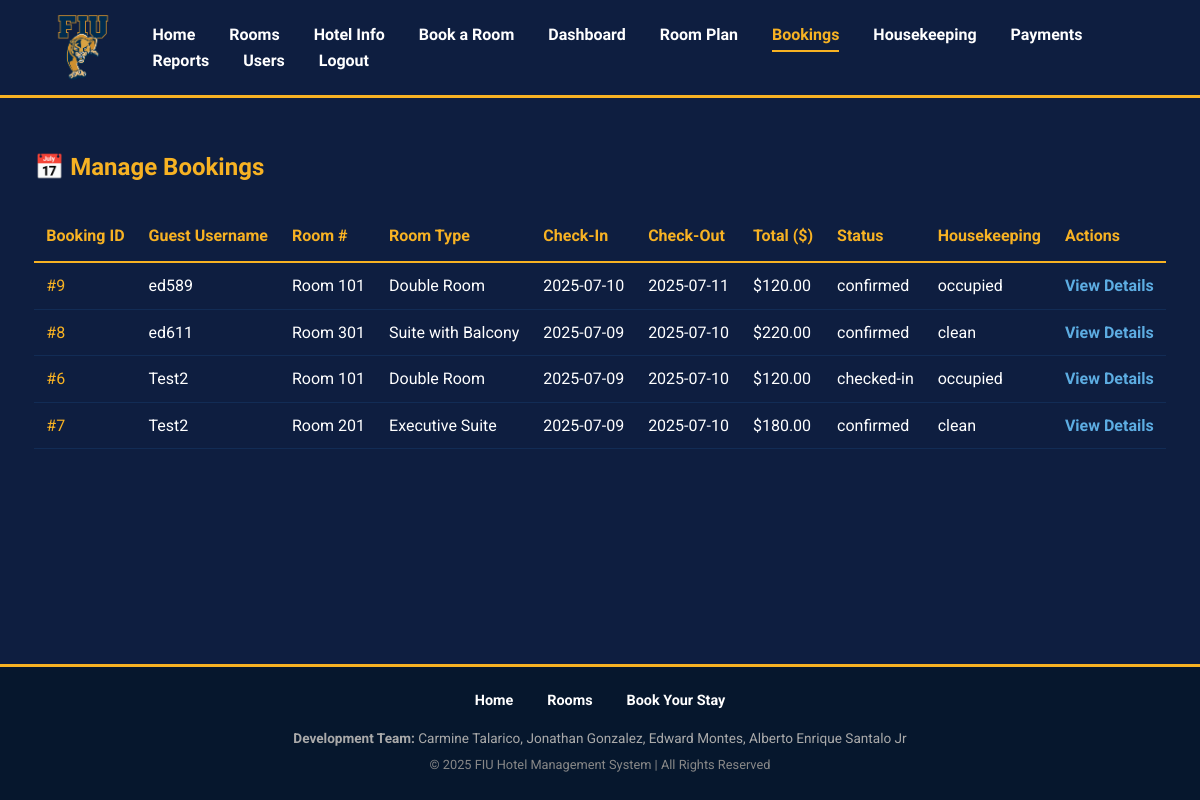
The app's page /admin_bookings.php (signed in) with its own data.
### tables this page shows
CREATE TABLE `bookings` (
  `id` int(11) NOT NULL,
  `user_id` int(11) NOT NULL,
  `room_id` int(11) NOT NULL,
  `check_in` date NOT NULL,
  `check_out` date NOT NULL,
  `total_price` decimal(10,2) DEFAULT 0.00,
  `status` enum('confirmed','checked-in','checked-out','cancelled') NOT NULL DEFAULT 'confirmed',
  `confirmation_number` varchar(20) NOT NULL,
  `source` varchar(50) NOT NULL DEFAULT 'Online',
  `created_at` timestamp NOT NULL DEFAULT current_timestamp()
);

CREATE TABLE `users` (
  `id` int(11) NOT NULL,
  `username` varchar(50) NOT NULL,
  `password` varchar(255) NOT NULL,
  `role` enum('admin','guest','friend') NOT NULL DEFAULT 'friend',
  `full_name` varchar(100) DEFAULT NULL,
  `email` varchar(100) DEFAULT NULL,
  `phone` varchar(20) DEFAULT NULL
);

CREATE TABLE `rooms` (
  `id` int(11) NOT NULL,
  `room_type` varchar(50) NOT NULL,
  `room_number` varchar(10) NOT NULL,
  `capacity` int(11) DEFAULT 2,
  `image_path` varchar(255) DEFAULT NULL,
  `status` enum('available','booked','maintenance') DEFAULT 'available',
  `housekeeping_status` enum('clean','dirty','maintenance','occupied') NOT NULL DEFAULT 'dirty'
);

### public/admin_bookings.php (the view, shortened to what this page needs)
<?php
require_once __DIR__ . '/../config/db.php';
require_once __DIR__ . '/../includes/header.php';
$sql = "SELECT b.id AS booking_id, u.username, r.room_number, r.room_type, r.housekeeping_status, b.check_in, b.check_out, b.total_price, b.status FROM bookings b JOIN users u ON b.user_id = u.id JOIN rooms r ON b.room_id = r.id ORDER BY b.check_in DESC";
$result = $conn->query($sql);
?>
<h2>📅 Manage Bookings</h2>
<table class="data-table">
    <thead>
        <tr>
            <th>Booking ID</th>
            <th>Guest Username</th>
            <th>Room #</th>
            <th>Room Type</th>
            <th>Check-In</th>
            <th>Check-Out</th>
            <th>Total ($)</th>
            <th>Status</th>
            <th>Housekeeping</th>
            <th>Actions</th>
        </tr>
    </thead>
    <tbody>
        <?php while ($row = $result->fetch_assoc()):
            $status_class = '';
            if ($row['status'] === 'cancelled') {
                $status_class = 'status-cancelled';
            } elseif ($row['status'] === 'checked-in') {
                $status_class = 'status-checked-in';
            }
        ?>
            <tr>
                <td>
                    <a href="admin_booking_detail.php?booking_id=<?= $row['booking_id'] ?>">
                        #<?= $row['booking_id'] ?>
                    </a>
                </td>
                <td><?= htmlspecialchars($row['username']) ?></td>
                <td>Room <?= htmlspecialchars($row['room_number']) ?></td>
                <td><?= htmlspecialchars($row['room_type']) ?></td>
                <td><?= htmlspecialchars($row['check_in']) ?></td>
                <td><?= htmlspecialchars($row['check_out']) ?></td>
                <td>$<?= number_format($row['total_price'], 2) ?></td>
                <td class="text-capitalize <?= $status_class ?>">
                    <?= htmlspecialchars($row['status'] ?? 'N/A') ?>
                </td>
                <td class="text-capitalize">
                    <?= htmlspecialchars($row['housekeeping_status'] ?? 'unknown') ?>
                </td>
                <td>
                    <a class="btn-link-style" href="admin_booking_detail.php?booking_id=<?= $row['booking_id'] ?>">View Details</a>
                </td>
            </tr>
        <?php endwhile; ?>
    </tbody>
</table>
<?php require_once __DIR__ . '/../includes/footer.php'; ?>

### public/assets/css/style.css (style rules this page uses)
body, h1, h2, h3, p, a, ul, li, table, input, select, button, textarea, label { margin: 0; padding: 0; box-sizing: border-box; font-family: 'Roboto', sans-serif; }
body { background-color: #0E1E40; color: #ffffff; line-height: 1.6; display: flex; flex-direction: column; min-height: 100vh; }
h1, h2, h3 { font-family: 'Orbitron', sans-serif; color: #F7B223; margin-bottom: 1rem; }
a { color: #F7B223; text-decoration: none; }
.btn-link-style { color: #5dade2; background: none; border: none; padding: 0; font-weight: bold; }
.data-table { width: 100%; border-collapse: collapse; margin-top: 25px; color: #ffffff; background-color: transparent; }
.data-table th { color: #F7B223; padding: 12px; text-align: left; border-bottom: 2px solid #F7B223; }
.data-table td { padding: 10px 12px; border-bottom: 1px solid #122C55; vertical-align: middle; }

### records on screen
bookings: id "9", user.username "ed589", room.room_number "101", room.room_type "Double Room", check_in "2025-07-10", check_out "2025-07-11", total_price "120.00", status "confirmed", room.housekeeping_status "occupied"
bookings: id "8", user.username "ed611", room.room_number "301", room.room_type "Suite with Balcony", check_in "2025-07-09", check_out "2025-07-10", total_price "220.00", status "confirmed", room.housekeeping_status "clean"
bookings: id "6", user.username "Test2", room.room_number "101", room.room_type "Double Room", check_in "2025-07-09", check_out "2025-07-10", total_price "120.00", status "checked-in", room.housekeeping_status "occupied"
bookings: id "7", user.username "Test2", room.room_number "201", room.room_type "Executive Suite", check_in "2025-07-09", check_out "2025-07-10", total_price "180.00", status "confirmed", room.housekeeping_status "clean"
